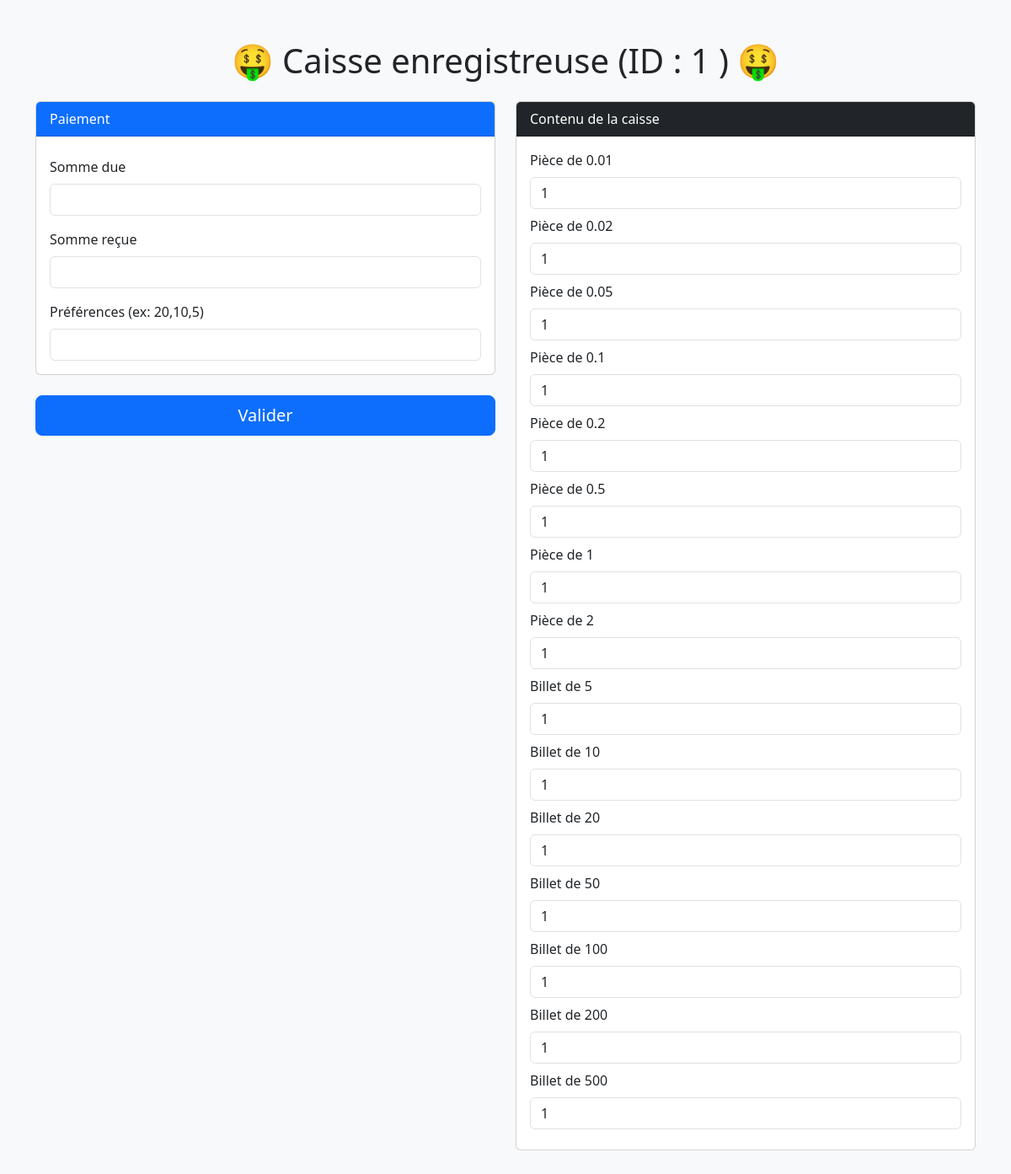
The app's page /Ex1.php (signed in) with its own data.
### tables this page shows
CREATE TABLE valeurs (
    value_cents INT AUTO_INCREMENT PRIMARY KEY,
    value_quantity INT NOT NULL,
    value_name VARCHAR(255) NOT NULL,
    cashier_id INT NOT NULL
);

### DB.php (called while the page is built, shortened)
<?php
class Database {
    private $db;
    private static $instance = null;
    private function __construct() {
        try {
            $connectOptions = array(PDO::ATTR_ERRMODE => PDO::ERRMODE_EXCEPTION);
            $this->db = new PDO('mysql:host='.DB_HOST.';dbname='.DB_NAME.';port='.DB_PORT, DB_USER, DB_PASS, $connectOptions);
        } catch(PDOException $e) {
            throw new PDOException("Erreur de connexion à la base de données : " . $e->getMessage());
        }
    }
    public static function getInstance() {
        if (self::$instance === null) {
            self::$instance = new self();
        }
        return self::$instance;
    }
    private function executeQuery($sql, $data = []) {
        try {
            $stmt = $this->db->prepare($sql);
            $stmt->execute($data);
            return $stmt;
        } catch (PDOException $e) {
            $this->rollback();
            $trace = $e->getTrace();
            $caller = null;
            $skipClasses = ['Database', 'PDO', 'PDOStatement'];
            foreach ($trace as $t) {
                if (!isset($t['class']) || !in_array($t['class'], $skipClasses)) {
                    $caller = $t;
                    break;
                }
            }
            if (!$caller && !empty($trace)) {
                $caller = $trace[0];
            }
            $SQLAvecParams = strtr($sql, array_combine(
                array_keys($data),
                array_map(function ($value) {
                    return is_null($value) ? 'NULL' : (is_numeric($value) ? $value : "'" . addslashes($value) . "'");
                }, $data)
            ));
            $errorDetails = [
                "sql_error" => true,
                "message" => $e->getMessage(),
                "sql_original" => $sql,
                "sql_params" => $data,
                "sql_complete" => $SQLAvecParams,
                "sql_code" => $e->getCode(),
                "file" => $caller['file'] ?? $e->getFile(),
                "line" => $caller['line'] ?? $e->getLine(),
                "function" => $caller['function'] ?? 'Inconnu',
                "class" => $caller['class'] ?? 'Inconnu',
                "trace" => $e->getTraceAsString()
            ];
            $this->errorLogMessage = json_encode($errorDetails, JSON_PRETTY_PRINT);
            self::$lastSqlError = $errorDetails;
            throw new PDOException("Erreur SQL: " . $e->getMessage(), 0, $e);
        }
    }
    public function fetchAll($sql, $data = []) {
        return $this->executeQuery($sql, $data)->fetchAll(PDO::FETCH_ASSOC);
    }
}

### Ex1.php (the view, shortened to what this page needs)
<?php
    require_once("./DB.php");
    $DB = Database::getInstance();
    $cashRegister  = [];
    $SQL = "SELECT *
            FROM cashier
            JOIN valeurs ON valeurs.cashier_id = cashier.cashier_id
            WHERE cashier.cashier_id = :cashier_id";
    $result = $DB->fetchAll($SQL, [':cashier_id' => 1]);
    foreach ($result as $row) {
        $cashRegister[$row["value_cents"]] = $row["value_quantity"];
    }
?>
<!DOCTYPE html>
<html lang="fr">
<head>
    <link rel="stylesheet" href="https://cdn.jsdelivr.net/npm/bootstrap@5.3.3/dist/css/bootstrap.min.css">
</head>
<body class="bg-light">
<div class="container py-5">
    <h1 class="text-center mb-4">🤑 Caisse enregistreuse (ID : <?= $_SESSION['USER_ID'] ?> ) 🤑</h1>
    <form method="post">
        <div class="row">
            <div class="col-md-6">
                <div class="card mb-4">
                    <div class="card-header bg-primary text-white">Paiement</div>
                    <div class="card-body">
                        <label class="form-label mt-2">Somme due</label>
                        <input type="number" step="0.01" name="PRICE_TO_PAY" class="form-control" value="<?= $_POST['PRICE_TO_PAY'] ?? '' ?>">
                        <label class="form-label mt-3">Somme reçue</label>
                        <input type="number" step="0.01" name="AMOUNT_CUSTOMER_GAVE" class="form-control" value="<?= $_POST['AMOUNT_CUSTOMER_GAVE'] ?? '' ?>">
                        <label class="form-label mt-3">Préférences (ex: 20,10,5)</label>
                        <input type="text" name="PREFERENCES" class="form-control" value="<?= $_POST['PREFERENCES'] ?? '' ?>">
                    </div>
                </div>
                <button type="submit" class="btn btn-primary w-100 btn-lg">Valider</button>
            </div>
            <div class="col-md-6">
                <div class="card">
                    <div class="card-header bg-dark text-white">Contenu de la caisse</div>
                    <div class="card-body">
                        <?php foreach ($result as $row): ?>
                            <label class="form-label"><?= $row['value_name'] ?></label>
                            <input type="number" class="form-control mb-2" name="MONEY_<?= $row['value_cents'] ?>" value="<?= $cashRegister[$row['value_cents']] ?>" min="0">
                        <?php endforeach; ?>
                    </div>
                </div>
            </div>
        </div>
    </form>
</div>
</body>
</html>

### records on screen
valeurs: value_name "Pièce de 0.01", value_cents "1"
valeurs: value_name "Pièce de 0.02", value_cents "1"
valeurs: value_name "Pièce de 0.05", value_cents "1"
valeurs: value_name "Pièce de 0.1", value_cents "1"
valeurs: value_name "Pièce de 0.2", value_cents "1"
valeurs: value_name "Pièce de 0.5", value_cents "1"
valeurs: value_name "Pièce de 1", value_cents "1"
valeurs: value_name "Pièce de 2", value_cents "1"
valeurs: value_name "Billet de 5", value_cents "1"
valeurs: value_name "Billet de 10", value_cents "1"
valeurs: value_name "Billet de 20", value_cents "1"
valeurs: value_name "Billet de 50", value_cents "1"
valeurs: value_name "Billet de 100", value_cents "1"
valeurs: value_name "Billet de 200", value_cents "1"
valeurs: value_name "Billet de 500", value_cents "1"

### other values on screen
$_SESSION['USER_ID'] "1"
